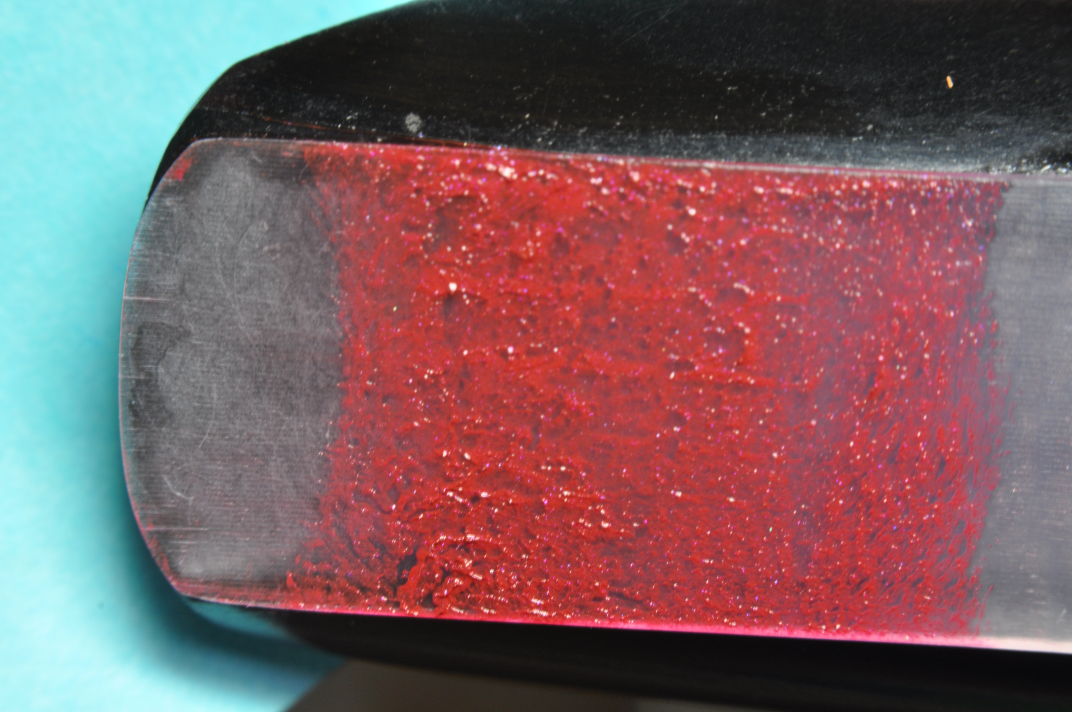
#> input picture AreaImagePosture/images/DSC_0030.JPG, 4288 x 2848 px (shown at 1/4 size)
$ python contours.py ../AreaImagePosture/images/DSC_0030.JPG   (Python 2 division)
#> lines starting #> are read from the running program, lines starting #| are printed output that depends on the picture; after the words box and inside, x2 and y2 are one past the last pixel; in counts of white or black regions, pixels touching at a corner belong together
import sys
import cv2
import pylab as plt
import numpy as np


class ImageWindow:

	def __init__(self,image):
		self.image = image
		img_height = image.shape[0]
		img_width = image.shape[1]
		screen_res = 1280, 1024 #screeen resolution
		scale_width = screen_res[0] / img_width
		scale_height = screen_res[1] / img_height
		scale = min(scale_width, scale_height)
		self.window_width = int(image.shape[1] * scale)
		self.window_height = int(image.shape[0] * scale)

	def width(self):
		return self.window_width

	def height(self):
		return self.window_height


if  len(sys.argv) < 2 :
	#print "please specify image file name automatically"
	print "please specify image file name automatically specify imge file name temporary"
	sys.argv.append("IMG_3325.JPG")
	#quit()


img = cv2.imread(sys.argv[1], 0)
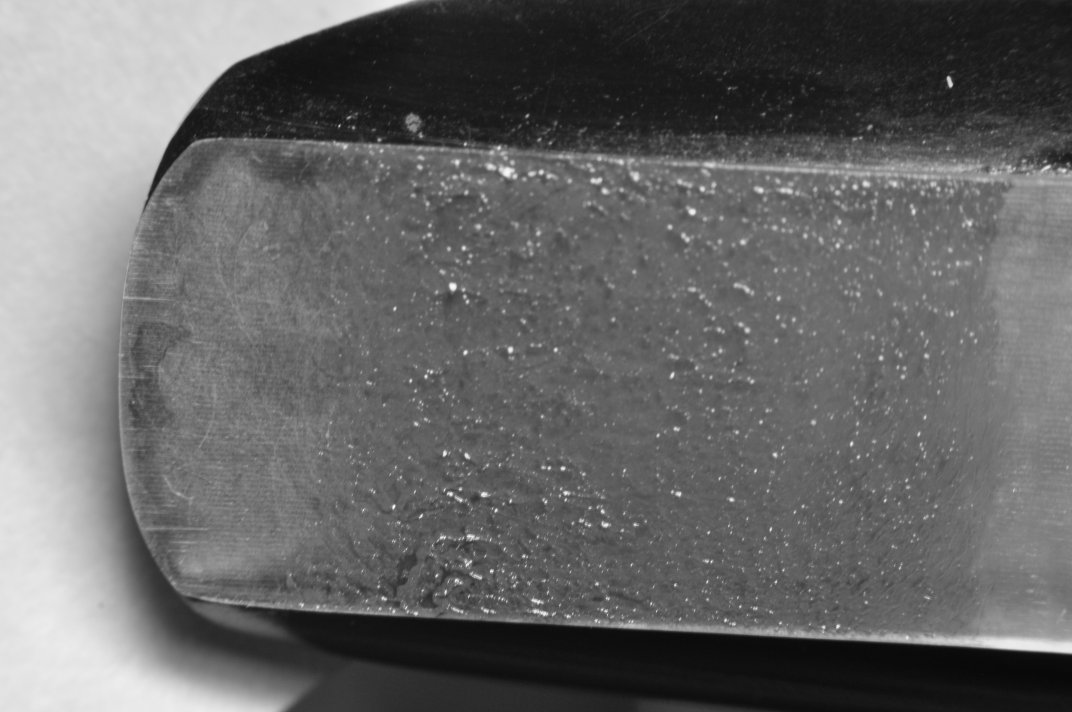
#> img: shape (2848, 4288) (shown at 1/4 size); min 5, max 255, mean 103.2
img_out = cv2.imread(sys.argv[1], 0)

imageWindow = ImageWindow(img)
canny = cv2.Canny(img,10,30,5)
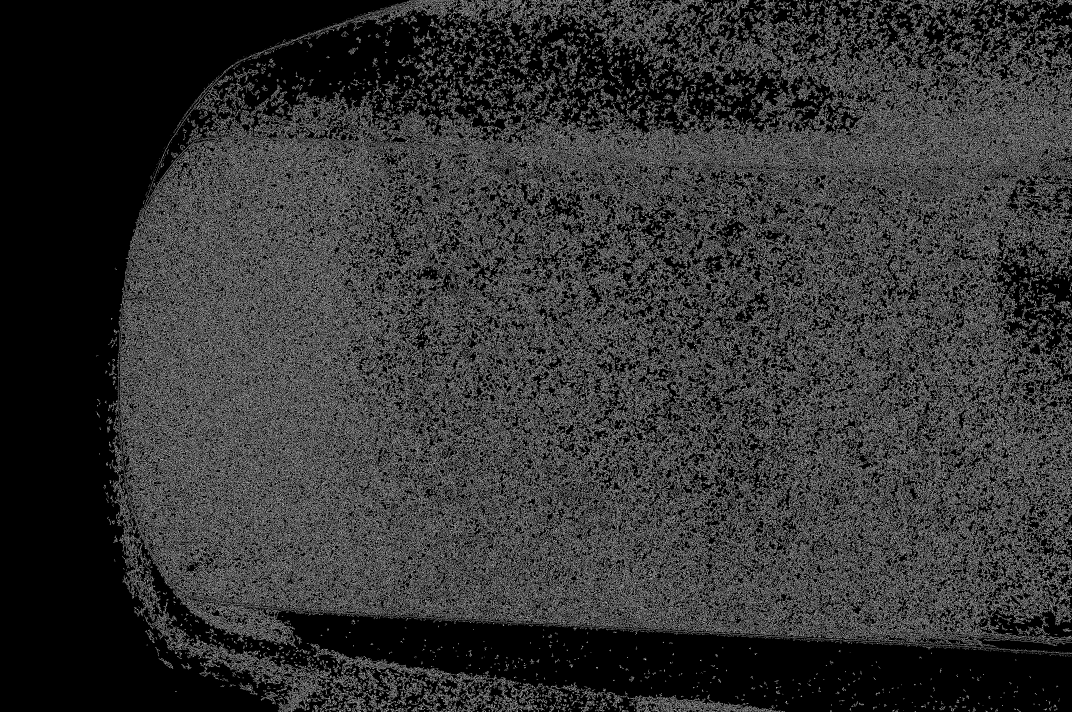
#> canny: shape (2848, 4288) (shown at 1/4 size); 20.1% white in thin lines or dots
laplacian = cv2.Laplacian(img,3)
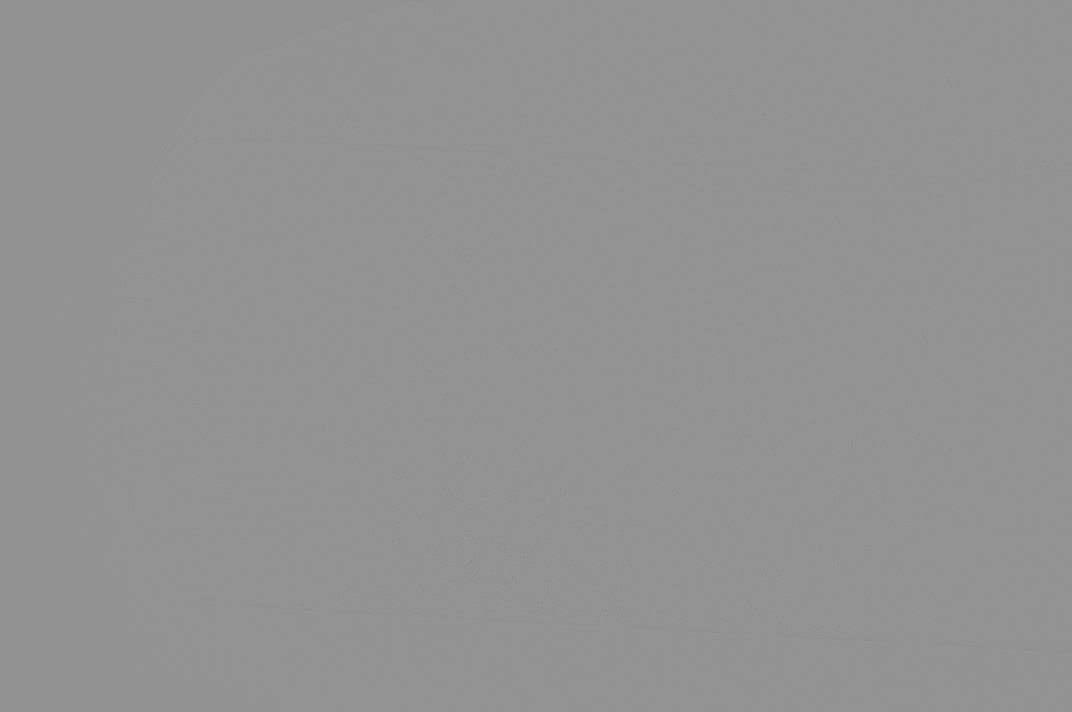
#> laplacian: shape (2848, 4288) int16 (shown at 1/4 size); min -235, max 173, mean 0; drawn with min black and max white
ret,thresh = cv2.threshold(img,130,255,cv2.THRESH_BINARY)
#> thresh: shape (2848, 4288); 21.4% white; 6713 white regions (4999 under 20 px), largest, box (x1, y1, x2, y2) and area: (0, 0, 1683, 2848) 1839668, (3945, 893, 4288, 1780) 193482, (2657, 632, 4288, 902) 115306
thre_canny = cv2.Canny(thresh,5,3)
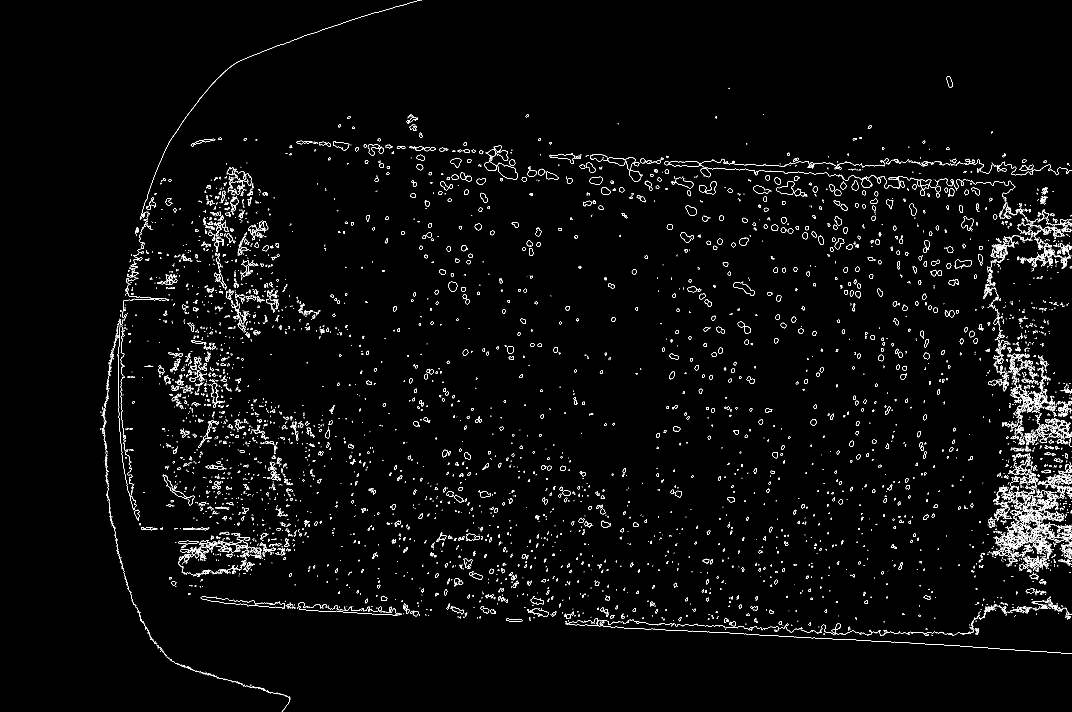
#> thre_canny: shape (2848, 4288) (shown at 1/4 size); 1.3% white in thin lines or dots

contours, hierarchy = cv2.findContours(canny,cv2.RETR_TREE,cv2.CHAIN_APPROX_SIMPLE)
#> contours = 117397 contours
cv2.drawContours(img_out,contours,-1,(0,255,0),3)
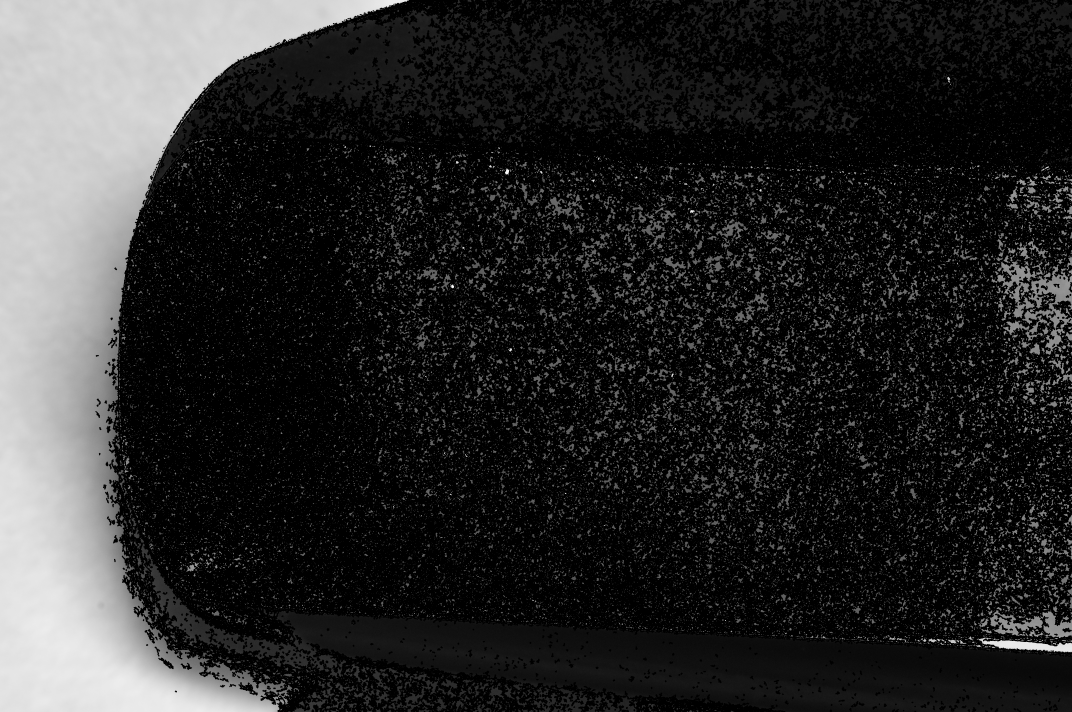
#> img_out: shape (2848, 4288) (shown at 1/4 size); min 0, max 255, mean 42


images = {'image':img,'canny':canny,'thresh':thresh, 'thre_canny':thre_canny, 'img_out':img_out }
i = 0
for k,v in images.items() :
	cv2.namedWindow(k, cv2.WINDOW_NORMAL)
	cv2.resizeWindow(k, imageWindow.width(), imageWindow.height())
	#plt.subplot(3,2,i),plt.imshow(v,k)
	cv2.imshow(k,v)
	i += 1

	plt.show
#> this loop made 5 passes
#> k on passes 1 to 5: 'image', 'canny', 'thresh', 'thre_canny', 'img_out'
#> after the loop, i = 5


k = cv2.waitKey(0)
#> (key Esc is pressed here)
if k == 27:         # wait for ESC key to exit
    cv2.destroyAllWindows()
elif k == ord('s'): # wait for 's' key to save and exit
    cv2.imwrite('messigray.png',img)
    cv2.destroyAllWindows()
